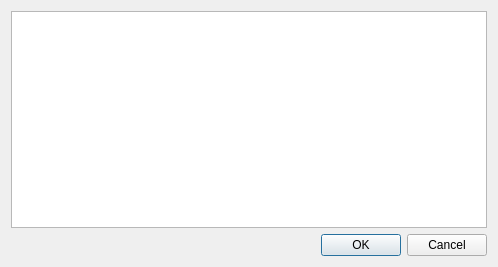
<?xml version="1.0" encoding="UTF-8"?>
<ui version="4.0">
 <class>EditArrayDialog</class>
 <widget class="QDialog" name="EditArrayDialog">
  <property name="geometry">
   <rect>
    <x>0</x>
    <y>0</y>
    <width>498</width>
    <height>267</height>
   </rect>
  </property>
  <property name="windowTitle">
   <string>Edit array</string>
  </property>
  <layout class="QVBoxLayout" name="verticalLayout_2">
   <item>
    <layout class="QVBoxLayout" name="verticalLayout">
     <property name="sizeConstraint">
      <enum>QLayout::SetDefaultConstraint</enum>
     </property>
     <item>
      <widget class="QPlainTextEdit" name="plainTextEdit"/>
     </item>
     <item>
      <widget class="QDialogButtonBox" name="buttonBox">
       <property name="orientation">
        <enum>Qt::Horizontal</enum>
       </property>
       <property name="standardButtons">
        <set>QDialogButtonBox::Cancel|QDialogButtonBox::Ok</set>
       </property>
      </widget>
     </item>
    </layout>
   </item>
  </layout>
 </widget>
 <resources/>
 <connections>
  <connection>
   <sender>buttonBox</sender>
   <signal>accepted()</signal>
   <receiver>EditArrayDialog</receiver>
   <slot>accept()</slot>
   <hints>
    <hint type="sourcelabel">
     <x>248</x>
     <y>254</y>
    </hint>
    <hint type="destinationlabel">
     <x>157</x>
     <y>274</y>
    </hint>
   </hints>
  </connection>
  <connection>
   <sender>buttonBox</sender>
   <signal>rejected()</signal>
   <receiver>EditArrayDialog</receiver>
   <slot>reject()</slot>
   <hints>
    <hint type="sourcelabel">
     <x>316</x>
     <y>260</y>
    </hint>
    <hint type="destinationlabel">
     <x>286</x>
     <y>274</y>
    </hint>
   </hints>
  </connection>
 </connections>
</ui>
